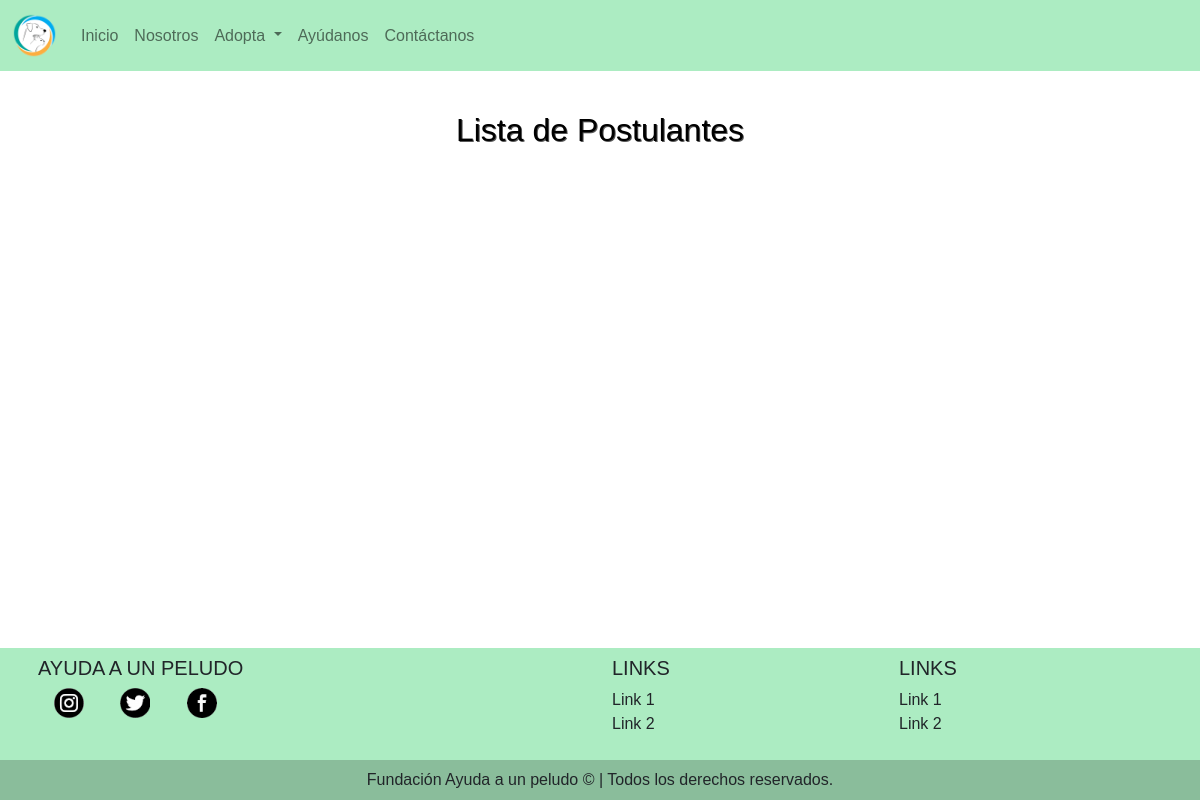
/listarPostulante/, run on an earlier commit of the app's database.
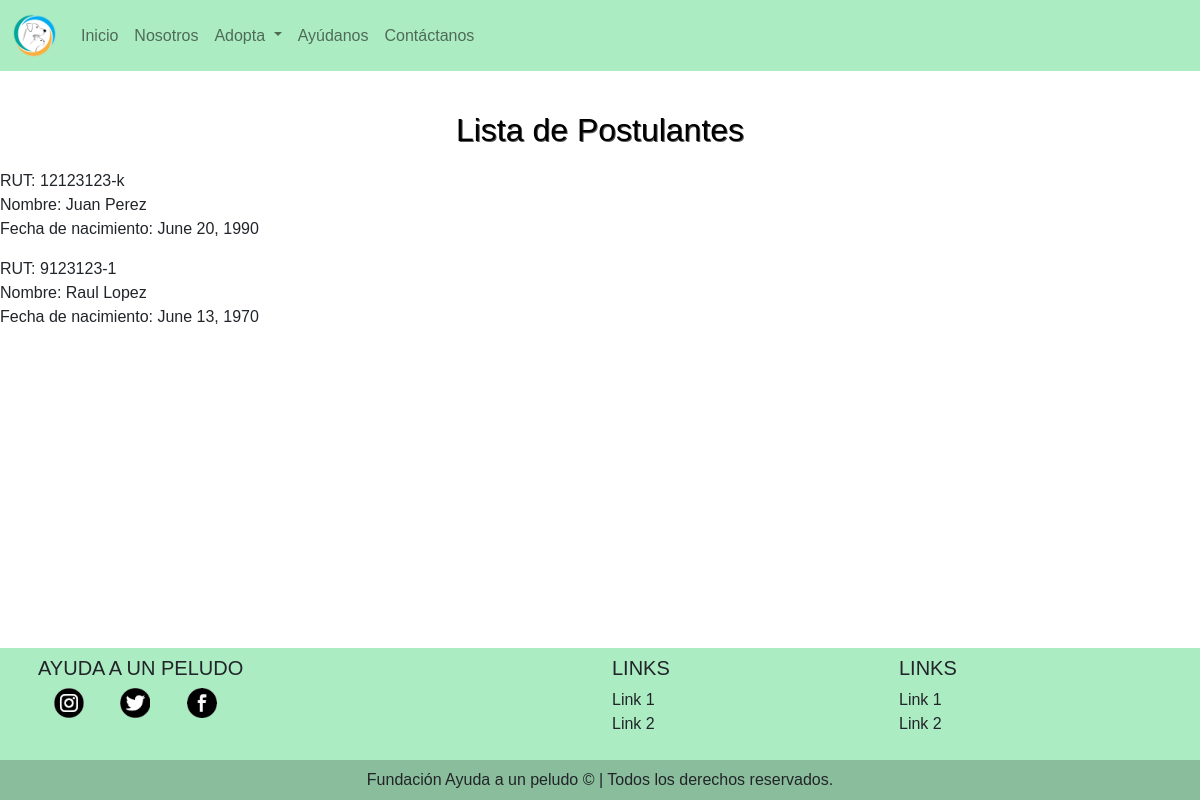
And on a later commit of the database.
### appPeludo/models.py (models this page shows)
class Postulante(models.Model):
    rut = models.CharField(max_length=10,primary_key=True)
    nombre = models.CharField(max_length=300)
    fecha_nac = models.DateField()
    direccion = models.CharField(max_length=300)
    numeracion = models.CharField(max_length=6)
    ciudad = models.CharField(max_length=300)
    region = models.CharField(max_length=400)
    comuna = models.CharField(max_length=400)
    cod_postal = models.CharField(max_length=20)

### appPeludo/views.py (the view)
# urls.py: path('listarPostulante/', appPeludo.views.listarPostulante, name='listarPostulante'),
def listarPostulante(request):
    postulantes = Postulante.objects.all()
    return render(request, 'listarPostulante.html',{'postulantes':postulantes})

### appPeludo/templates/listarPostulante.html
{% extends 'layout.html' %}
{% block contenido %}
    <h2 class="titulo">Lista de Postulantes </h2>
    {% for postulante in postulantes %}
        <p>RUT: {{postulante.rut}}<br>
        Nombre: {{postulante.nombre}}<br>
        Fecha de nacimiento: {{postulante.fecha_nac}}</p>
    {% endfor %}
{% endblock contenido %}

What changed in the data, as far as the page shows it:
added Postulante: rut "12123123-k", nombre "Juan Perez", fecha_nac "June 20, 1990"
added Postulante: rut "9123123-1", nombre "Raul Lopez", fecha_nac "June 13, 1970"
